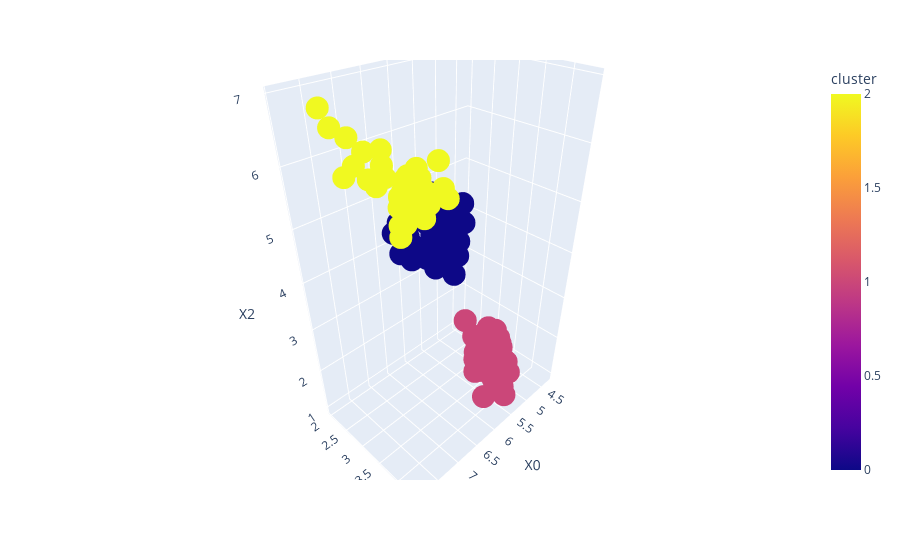

Here is the notebook cell this chart was saved with:
### Code cell
#3d scatterplot using plotly

fig = px.scatter_3d(df_samp, x='X0', y='X1', z='X2', color='cluster')
fig.show()

### Figure 1 — Plotly figure (JSON) as saved in the notebook; plotly's stock layout.template omitted (floating-point values rounded to 4 significant figures; data arrays with more than 128 entries replaced by an {"elided": "..."} marker saying what was removed)
{"data": [{"hovertemplate": "X0=%{x}<br>X1=%{y}<br>X2=%{z}<br>cluster=%{marker.color}<extra></extra>", "legendgroup": "", "marker": {"color": {"elided": "147 int values"}, "coloraxis": "coloraxis", "symbol": "circle"}, "mode": "markers", "name": "", "scene": "scene", "showlegend": false, "type": "scatter3d", "x": {"elided": "147 float values"}, "y": {"elided": "147 float values"}, "z": {"elided": "147 float values"}}], "layout": {"coloraxis": {"colorbar": {"title": {"text": "cluster"}}, "colorscale": [[0, "#0d0887"], [0.1111, "#46039f"], [0.2222, "#7201a8"], [0.3333, "#9c179e"], [0.4444, "#bd3786"], [0.5556, "#d8576b"], [0.6667, "#ed7953"], [0.7778, "#fb9f3a"], [0.8889, "#fdca26"], [1, "#f0f921"]]}, "legend": {"tracegroupgap": 0}, "margin": {"t": 60}, "scene": {"domain": {"x": [0, 1], "y": [0, 1]}, "xaxis": {"title": {"text": "X0"}}, "yaxis": {"title": {"text": "X1"}}, "zaxis": {"title": {"text": "X2"}}}}}
